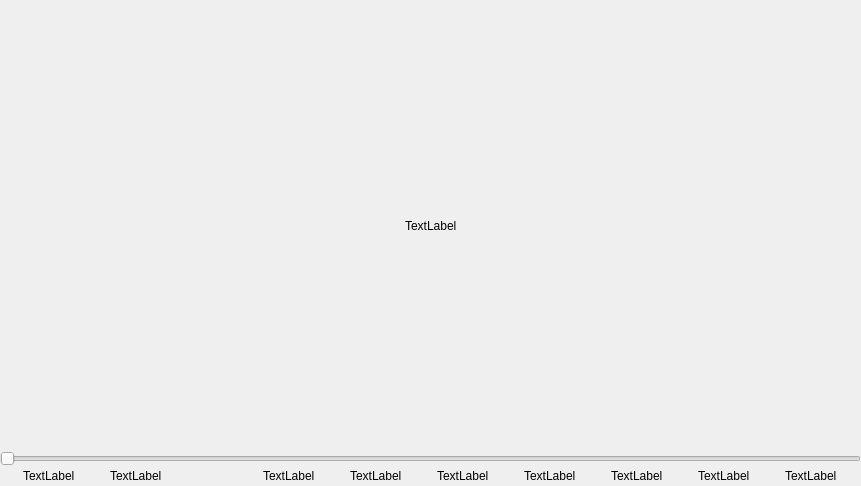
<?xml version="1.0" encoding="UTF-8"?>
<ui version="4.0">
 <class>ToolWidget</class>
 <widget class="QWidget" name="ToolWidget">
  <property name="geometry">
   <rect>
    <x>0</x>
    <y>0</y>
    <width>861</width>
    <height>486</height>
   </rect>
  </property>
  <property name="windowTitle">
   <string>Form</string>
  </property>
  <layout class="QVBoxLayout" name="verticalLayout_3">
   <property name="spacing">
    <number>0</number>
   </property>
   <property name="leftMargin">
    <number>0</number>
   </property>
   <property name="topMargin">
    <number>0</number>
   </property>
   <property name="rightMargin">
    <number>0</number>
   </property>
   <property name="bottomMargin">
    <number>0</number>
   </property>
   <item>
    <layout class="QVBoxLayout" name="verticalLayout_2">
     <item>
      <spacer name="verticalSpacer">
       <property name="orientation">
        <enum>Qt::Vertical</enum>
       </property>
       <property name="sizeHint" stdset="0">
        <size>
         <width>20</width>
         <height>40</height>
        </size>
       </property>
      </spacer>
     </item>
     <item>
      <layout class="QHBoxLayout" name="horizontalLayout_2">
       <item>
        <spacer name="horizontalSpacer_2">
         <property name="orientation">
          <enum>Qt::Horizontal</enum>
         </property>
         <property name="sizeHint" stdset="0">
          <size>
           <width>40</width>
           <height>20</height>
          </size>
         </property>
        </spacer>
       </item>
       <item>
        <widget class="Player_Lab" name="Player">
         <property name="text">
          <string>TextLabel</string>
         </property>
        </widget>
       </item>
       <item>
        <spacer name="horizontalSpacer_3">
         <property name="orientation">
          <enum>Qt::Horizontal</enum>
         </property>
         <property name="sizeHint" stdset="0">
          <size>
           <width>40</width>
           <height>20</height>
          </size>
         </property>
        </spacer>
       </item>
      </layout>
     </item>
     <item>
      <spacer name="verticalSpacer_2">
       <property name="orientation">
        <enum>Qt::Vertical</enum>
       </property>
       <property name="sizeHint" stdset="0">
        <size>
         <width>20</width>
         <height>40</height>
        </size>
       </property>
      </spacer>
     </item>
     <item>
      <layout class="QVBoxLayout" name="verticalLayout">
       <item>
        <widget class="Progressbar" name="progressbar">
         <property name="orientation">
          <enum>Qt::Horizontal</enum>
         </property>
        </widget>
       </item>
       <item>
        <layout class="QHBoxLayout" name="horizontalLayout">
         <property name="spacing">
          <number>35</number>
         </property>
         <property name="leftMargin">
          <number>23</number>
         </property>
         <property name="rightMargin">
          <number>24</number>
         </property>
         <item>
          <widget class="Icon_Lab" name="player_Lab">
           <property name="text">
            <string>TextLabel</string>
           </property>
          </widget>
         </item>
         <item>
          <widget class="QLabel" name="time_Lab">
           <property name="text">
            <string>TextLabel</string>
           </property>
          </widget>
         </item>
         <item>
          <spacer name="horizontalSpacer">
           <property name="orientation">
            <enum>Qt::Horizontal</enum>
           </property>
           <property name="sizeHint" stdset="0">
            <size>
             <width>40</width>
             <height>20</height>
            </size>
           </property>
          </spacer>
         </item>
         <item>
          <widget class="QLabel" name="speed_Lab">
           <property name="text">
            <string>TextLabel</string>
           </property>
          </widget>
         </item>
         <item>
          <widget class="Icon_Lab" name="rotate_Lab">
           <property name="text">
            <string>TextLabel</string>
           </property>
          </widget>
         </item>
         <item>
          <widget class="Icon_Lab" name="screenshot_Lab">
           <property name="text">
            <string>TextLabel</string>
           </property>
          </widget>
         </item>
         <item>
          <widget class="Icon_Lab" name="volume_Lab">
           <property name="text">
            <string>TextLabel</string>
           </property>
          </widget>
         </item>
         <item>
          <widget class="Icon_Lab" name="file_Lab">
           <property name="text">
            <string>TextLabel</string>
           </property>
          </widget>
         </item>
         <item>
          <widget class="Icon_Lab" name="full_Lab">
           <property name="text">
            <string>TextLabel</string>
           </property>
          </widget>
         </item>
         <item>
          <widget class="Icon_Lab" name="close_Lab">
           <property name="text">
            <string>TextLabel</string>
           </property>
          </widget>
         </item>
        </layout>
       </item>
      </layout>
     </item>
    </layout>
   </item>
  </layout>
 </widget>
 <customwidgets>
  <customwidget>
   <class>Icon_Lab</class>
   <extends>QLabel</extends>
   <header>customcontrol.h</header>
  </customwidget>
  <customwidget>
   <class>Player_Lab</class>
   <extends>QLabel</extends>
   <header>customcontrol.h</header>
  </customwidget>
  <customwidget>
   <class>Progressbar</class>
   <extends>QSlider</extends>
   <header>customcontrol.h</header>
  </customwidget>
 </customwidgets>
 <resources/>
 <connections/>
</ui>
